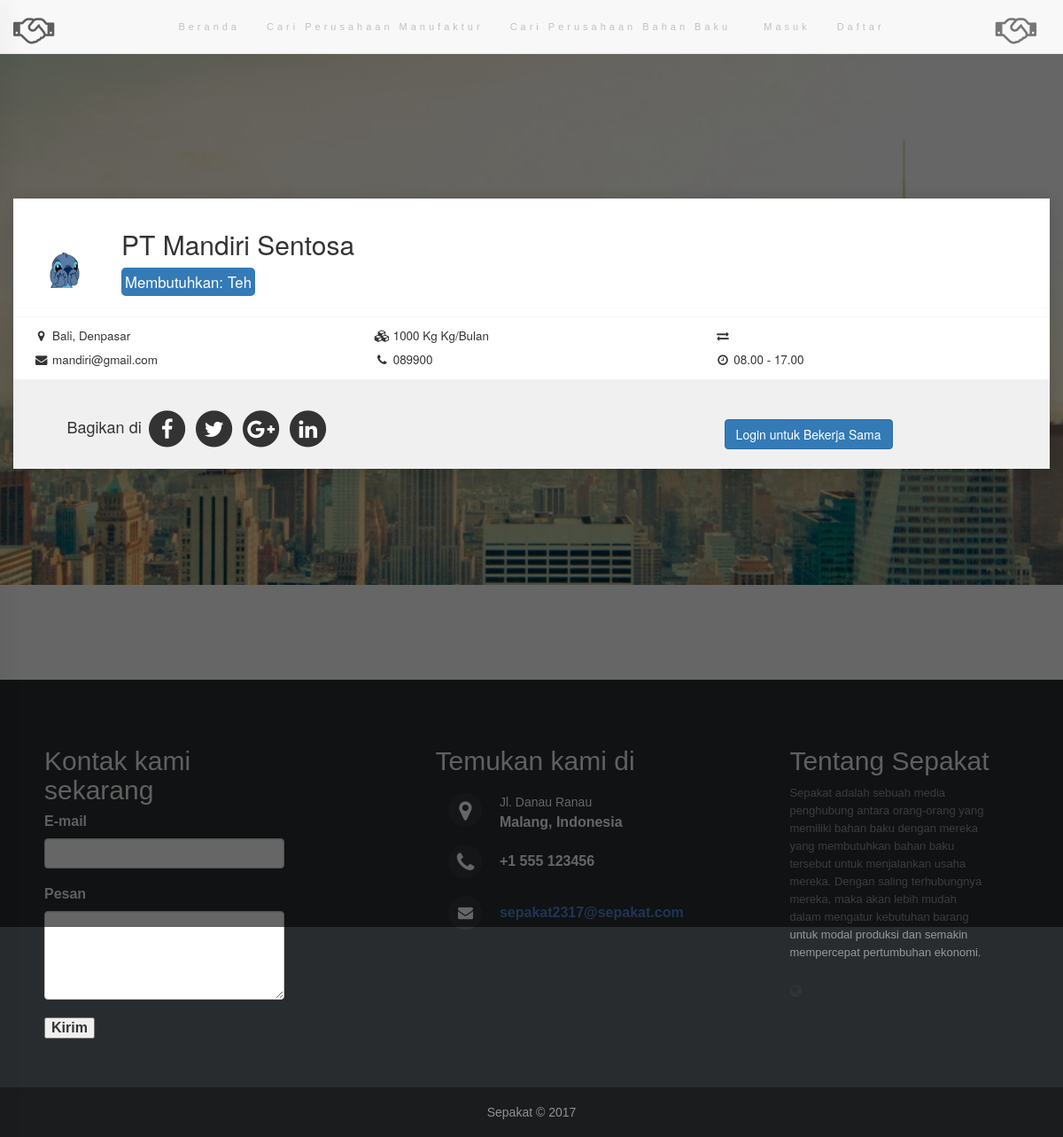
The app's page /perusahaan/detail/1 with its own data.
### tables this page shows
CREATE TABLE IF NOT EXISTS `manufaktur` (
`id_manufaktur` int(11) NOT NULL,
  `nama` varchar(50) NOT NULL,
  `alamat` varchar(50) NOT NULL,
  `kota` varchar(20) DEFAULT NULL,
  `provinsi` varchar(50) NOT NULL,
  `no_telp` varchar(20) NOT NULL,
  `email` varchar(40) NOT NULL,
  `tipe` varchar(100) NOT NULL,
  `barang_dibutuhkan` varchar(50) NOT NULL,
  `banyak_kebutuhan` varchar(1000) NOT NULL,
  `icon` varchar(1000) NOT NULL,
  `gambar_latar` varchar(100) NOT NULL,
  `bukti` varchar(40) NOT NULL,
  `id_user` int(11) DEFAULT NULL
);

### application/controllers/Perusahaan.php (called while the page is built, shortened)
<?php
  Class Perusahaan extends CI_Controller{
    public function detail($id){
      $this->load->database();
      $this->load->model('Model_manufaktur');
      $this->load->model('Model_bahan_baku');
      $data['query']    = $this->Model_manufaktur->get_peru_all($id);
      $id_user          = $this->session->userdata('id_user');
      $data['kueri']    = $this->Model_bahan_baku->get_id_ban($id_user);
      $this->load->helper('url');
      $this->load->view('header');
      $this->load->view('perusahaan-detail', $data);
      $this->load->view('footer');
    }
}
?>

### index.php (called while the page is built, shortened)
<?php
require_once BASEPATH.'core/CodeIgniter.php';

### application/models/Model_bahan_baku.php (called while the page is built, shortened)
<?php
Class Model_bahan_baku extends CI_Model {
	function get_id_ban($id_user){
		$query = $this->db
             ->select('*')
             ->from('bahan_baku')
             ->where('id_user', $id_user)
             ->get();
		return $query->result_array();
	}
}
?>

### application/models/Model_manufaktur.php (called while the page is built, shortened)
<?php
Class Model_manufaktur extends CI_Model {
  function get_peru_all($id){
      $query = $this->db->select('*')
                        ->from('manufaktur')
                        ->where('id_manufaktur', $id)
                        ->get();
      return $query->result_array();
  }
}
?>

### application/views/perusahaan-detail.php (the view, shortened to what this page needs)
<?php
  $id_user    = $this->session->userdata('id_user');
?>
<span>&nbsp;</span>
<div class="sub-banner" >
  <div class="container" style="padding-top:10%;color:white;">
  </div>
  <div class="container filter-box" style="text-align:left;font-size:120%;line-height:2;">
    <div class="row company-itemhead">
      <div class="col-md-1">
        <img src="<?php echo base_url($query[0]['icon']); ?>" class="img-responsive"/>
      </div>
      <div class="col-md-9">
        <h2 style="margin-top:0;font-weight: 200;"><?= $query[0]['nama'];?></h2>
        <span style="color:#b0b0b0;"></span>  <span class="label-primary">Membutuhkan: <?= $query[0]['barang_dibutuhkan'];?></span>
      </div>
    </div>
    <div class="row company-itembody">
      <div class="col-md-12">
      </div>
    </div>
    <div class="row company-itemfoot" style="background-color:white;font-size:80%;">
      <div class="text-left">
        <div class="col-md-4">
          <span><i class="fa fa-fw fa-map-marker"></i> <?= $query[0]['provinsi'];?>, <?= $query[0]['kota'];?></span><br>
        </div>
        <div class="col-md-4">
          <span><i class="fa fa-fw fa-cubes"></i> <?= $query[0]['banyak_kebutuhan'];?> Kg/Bulan</span>
        </div>
        <div class="col-md-4">
          <span><i class="fa fa-fw fa-exchange"></i>&nbsp;</span>
        </div>
        <div class="col-md-4">
          <span><i class="fa fa-fw fa-envelope"></i> <?= $query[0]['email'];?></span><br>
        </div>
        <div class="col-md-4">
          <span><i class="fa fa-fw fa-phone"></i> <?= $query[0]['no_telp'];?></span>
        </div>
        <div class="col-md-4">
          <span><i class="fa fa-fw fa-clock-o"></i> 08.00 - 17.00</span>
        </div>
      </div>
    </div>
    <div class="row company-action">
      <div class="col-md-8 pull-left">
        <h4 style="margin-top:20px;">Bagikan di
          <span class="fa-stack fa-lg"><i class="fa fa-circle fa-stack-2x"></i><i class="fa fa-facebook fa-stack-1x fa-inverse"></i></span>
          <span class="fa-stack fa-lg"><i class="fa fa-circle fa-stack-2x"></i><i class="fa fa-twitter fa-stack-1x fa-inverse"></i></span>
          <span class="fa-stack fa-lg"><i class="fa fa-circle fa-stack-2x"></i><i class="fa fa-google-plus fa-stack-1x fa-inverse"></i></span>
          <span class="fa-stack fa-lg"><i class="fa fa-circle fa-stack-2x"></i><i class="fa fa-linkedin fa-stack-1x fa-inverse"></i></span>
        </h4>
      </div>
      <form action="<?= base_url('index.php/perusahaan/kerjasama');?>" method="POST" >
         <?php
          if($id_user == NULL){
        ?>
            <div class="col-md-4 pull-right"><br>
              <a href="<?= base_url('index.php/login/')?>"><span class='btn btn-primary'>Login untuk Bekerja Sama</span></a>
            </div>
        <?php
          }
          ?>
        </div>
    </div>
</div>

### assets/css/style-extra.css (style rules this page uses)
body { font: 400 15px/1.8 Lato, sans-serif; color: #777; }
.filter-box { background-color:white; box-shadow:2px 4px 20px 2px rgba(0,0,0,0.15); margin-top:5%; padding-bottom:0 !important; }
.company-itemhead { padding: 1%; border-bottom: 1px solid #f8f8f8; }
.company-itembody { padding: 4px; border-bottom: 1px solid #f8f8f8; color: #a0a0a0; }
.company-itemfoot { background-color: #fcfcfc; padding: 8px; text-align: center; margin-left: 0px; margin-right: 0px; }
.company-action { background-color:rgb(240, 240, 240); padding:1%; padding-left: 4%; }
.label-primary { color: white; padding: 4px; border-radius: 5px; }
.container { padding-top: 2%; padding-bottom: 2%; }

### records on screen
manufaktur: icon (picture), nama "PT Mandiri Sentosa", barang_dibutuhkan "Teh", provinsi "Bali", kota "Denpasar", banyak_kebutuhan "1000 Kg", email "mandiri@gmail.com", no_telp "089900"
